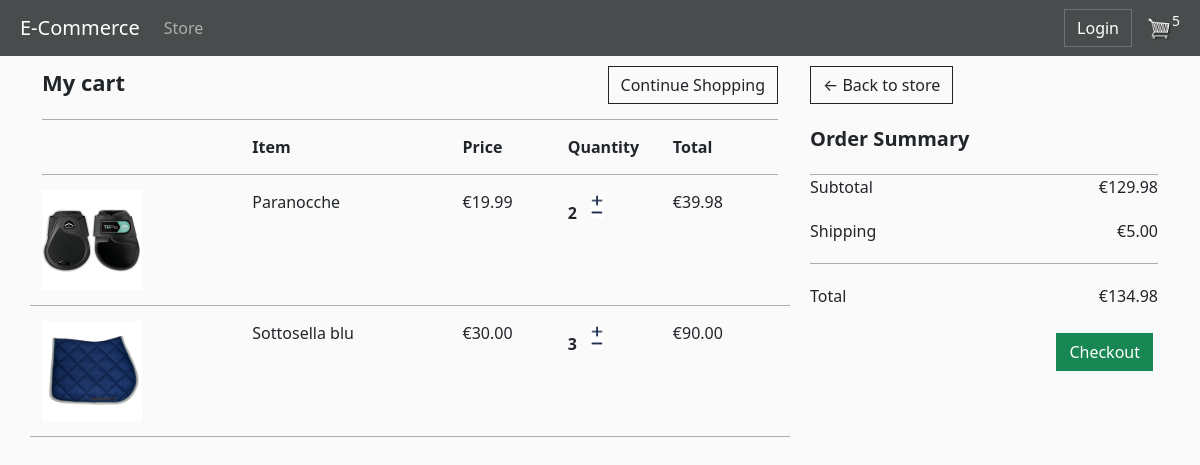
The page /cart/ (signed in) on the database as committed earlier.
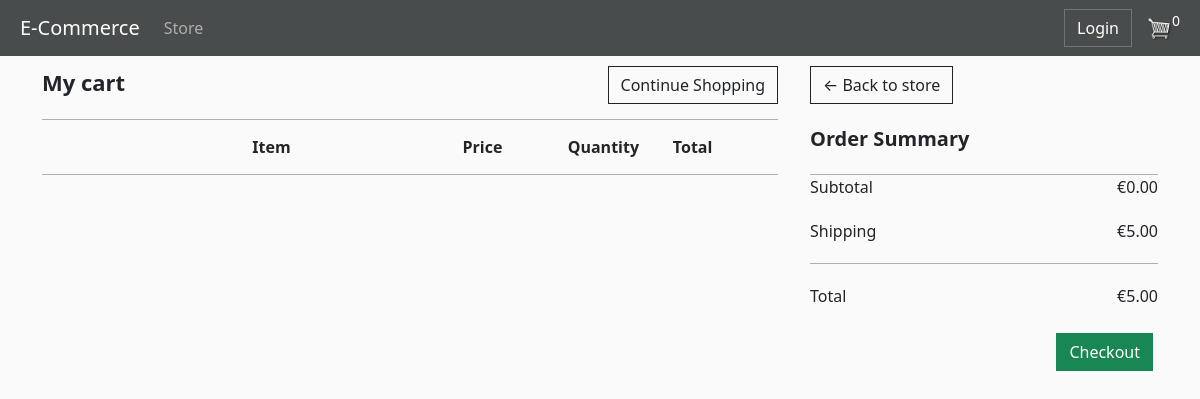
The same page on the database as committed later.
### store/models.py (models this page shows, shortened)
class OrderModel(models.Model):
    customer = models.ForeignKey(CustomerModel, on_delete=models.SET_NULL, blank=True, null=True)
    date_order = models.DateTimeField(auto_now_add=True)
    complete = models.BooleanField(default=False, null=True, blank=True)
    transaction_id = models.CharField(max_length=5, null=True)
    def calculate_cart_total(self):
        orderitems = self.orderitemmodel_set.all()
        total = sum([item.calculate_total for item in orderitems])
        return total
    def calculate_cart_items(self):
        orderitems = self.orderitemmodel_set.all()
        total = sum([item.quantity for item in orderitems])
        return total
    def calculate_checkout(self):
        return self.calculate_cart_total()+5   #metti a posto se vuoi cambiare la shipping

class OrderItemModel(models.Model):
    product = models.ForeignKey(ProductModel, on_delete=models.SET_NULL, null=True, blank=True)
    order = models.ForeignKey(OrderModel, on_delete=models.SET_NULL, null=True, blank=True)
    quantity = models.IntegerField(default=0, null=True, blank=True)
    date_added = models.DateTimeField(auto_now_add=True)
    @property
    def calculate_total(self):
        total = self.product.price * self.quantity
        return total

class ProductModel(models.Model):
    name = models.CharField(max_length=200, null=True)
    price = models.FloatField()
    image = models.ImageField(null=True, blank=True)
    description = models.TextField(null=True, blank=True)
    @property
    def imageURL(self):   #senza questa funzione se ci fosse un prodotto senza immagine darebbe errore a tutta la pagina
        try:
            url = self.image.url
        except:
            url = ''
        return url

### store/views.py (the view)
# urls.py: path('cart/', views.cart, name="cart"),
def cart(request):
    if request.user.is_authenticated:
        customer = request.user.customermodel
        order, created = OrderModel.objects.get_or_create(customer=customer, complete=False)
        items_list = order.orderitemmodel_set.all()   #rende tutti gli item di quell'ordine
        cart_items = order.calculate_cart_items
    else:
        items_list = []
        order = {'calculate_cart_total': 0, 'calculate_checkout': 0}
        cart_items = order['calculate_cart_items']
    context = {'items_list': items_list, 'order': order, 'cart_items': cart_items}
    return render(request, 'store/cart.html', context)

### store/templates/store/cart.html (shortened to what this page needs)
{% extends 'store/main.html' %}
{% load static %}
{% block content %}
    <div class="row">
        <div class="col-lg-8 col-md-12">
            <div style="display: flex;justify-content: space-between;border-bottom:1px solid rgba(0, 0, 0, 0.3); padding-bottom: 15px;">
                <div style=" font-size:22px; ">
                    <strong> My cart </strong>
                </div>
                <div>
                    <a class= "btn btn-outline-dark" href="{% url 'store' %}"> Continue Shopping</a>
                </div>
            </div>
            <div style="display: flex; align-items: center; padding-bottom: 15px; padding-top:15px; border-bottom:1px solid rgba(0, 0, 0, 0.3);" >
                <div style="flex:2"> <strong> Item</strong></div>
                <div style="flex:1"> <strong> Price</strong> </div>
                <div style="flex:1"> <strong> Quantity</strong> </div>
                <div style="flex:1"> <strong> Total</strong> </div>
            </div>
                {% for item in items_list %}
                 <div class="row">
                    <div class="col lg-12" style="display: flex; border-bottom:1px solid rgba(0, 0, 0, 0.3); padding-bottom: 15px; padding-top: 15px">
                        <div style="flex:2">
                            <img src="{{item.product.imageURL}}" style="width: auto; height: 100px;">
                        </div>
                        <div style="flex:2"> {{item.product.name}}</div>
                        <div style="flex:1"> €{{item.product.price|floatformat:2}}</div>
                        <div style="flex:1">
                            <p class="quantity" style="margin-top:0px;">{{item.quantity}}</p>
                            <div class="quantity">
							<img data-product="{{item.product.id}}" data-action="add" class="change-quantity update-cart" src="{% static  'images/plus.png' %}" style="height: 12px; width: 12px; margin-top: 5px;">
							<img data-product="{{item.product.id}}" data-action="remove" class="change-quantity update-cart" src="{% static  'images/minus.png' %}" style="height: 12px; width: 12px; ">
						</div>
                        </div>
                        <div style="flex:1"> €{{item.calculate_total|floatformat:2}}</div>
                    </div>
                </div>
                {% endfor %}
        </div>
        <div class="col-lg-4 col-md-12" style="padding-left: 20px;">
            <div style="margin-bottom:20px;">
                <a  class="btn btn-outline-dark" href="{% url 'store' %}">&#x2190; Back to store</a>
            </div>
            <div style="padding-bottom: 20px; border-bottom:1px solid rgba(0, 0, 0, 0.3); font-size:20px; ">
                <strong> Order Summary </strong>
            </div>
            <div style="display: flex; justify-content: space-between;padding-bottom: 20px; ">
                <div>
                    Subtotal
                </div>
                <div>
                    €{{order.calculate_cart_total|floatformat:2}}
                </div>
            </div>
            <div style="display: flex; justify-content: space-between; border-bottom:1px solid rgba(0, 0, 0, 0.3); padding-bottom: 20px; ">
                <div>
                    Shipping
                </div>
                <div>
                    €5.00
                </div>
            </div>
            <div style="display: flex; justify-content: space-between; padding-bottom: 20px; padding-top: 20px">
                <div>
                    Total
                </div>
                <div>
                    €{{order.calculate_checkout|floatformat:2}}
                </div>
            </div>
            <a  style="float:right; margin:5px;" class="btn btn-success" href="{% url 'checkout' %}">Checkout</a>
        </div>
    </div>
{% endblock content %}

### store/templates/store/main.html (shortened to what this page needs)
<!DOCTYPE html>
{% load static %}
<html lang="en">
<head>
    <link href="https://cdn.jsdelivr.net/npm/bootstrap@5.3.0-alpha3/dist/css/bootstrap.min.css" rel="stylesheet">
    <link rel="stylesheet" type="text/css" href="{% static 'css/main.css' %}">
</head>
<body>
<nav class="navbar navbar-expand-lg navbar-dark bg-dark" style="padding-right: 20px; padding-left: 20px;">
  <a class="navbar-brand" href="{% url 'store' %}"> E-Commerce</a>
  <div class="collapse navbar-collapse justify-content-between" id="navbarSupportedContent">
    <ul class="navbar-nav mr-auto">
      <li class="nav-item active">
        <a class="nav-link" href="{% url 'store' %}"> Store</a>
      </li>
    </ul>
    <div class="form-inline my-2 my-lg-0 d-flex align-items-center">
	     	<a href="{% url 'login' %}" class="btn btn-outline-secondary" style="color: white">Login</a>
	     	<a href="{% url 'cart' %}">
	    		<img  id="cart-icon" src="{% static 'images/cart.png' %}" >
	    	</a>
	    	<p id="cart-total" style="color:white; background-color: transparent; font-size: 14px;">{{cart_items}}</p>
    </div>
  </div>
</nav>
<div class="container" style="margin-bottom: 30px">
    {% block content%}
    {% endblock content%}
</div>
</body>
</html>

Rows that differ between the two databases and show on the page:
removed OrderModel: id.quantity "5", calculate_cart_total "129.98", calculate_checkout "134.98"
no longer on this page (row edited): OrderItemModel: product.imageURL (picture), product.name "Paranocche", product.price "19.99", quantity "2", calculate_total "39.98"
no longer on this page (row edited): OrderItemModel: product.imageURL (picture), product.name "Sottosella blu", product.price "30.00", quantity "3", calculate_total "90.00"
added OrderModel: id "0", calculate_cart_total "0.00", calculate_checkout "5.00"
